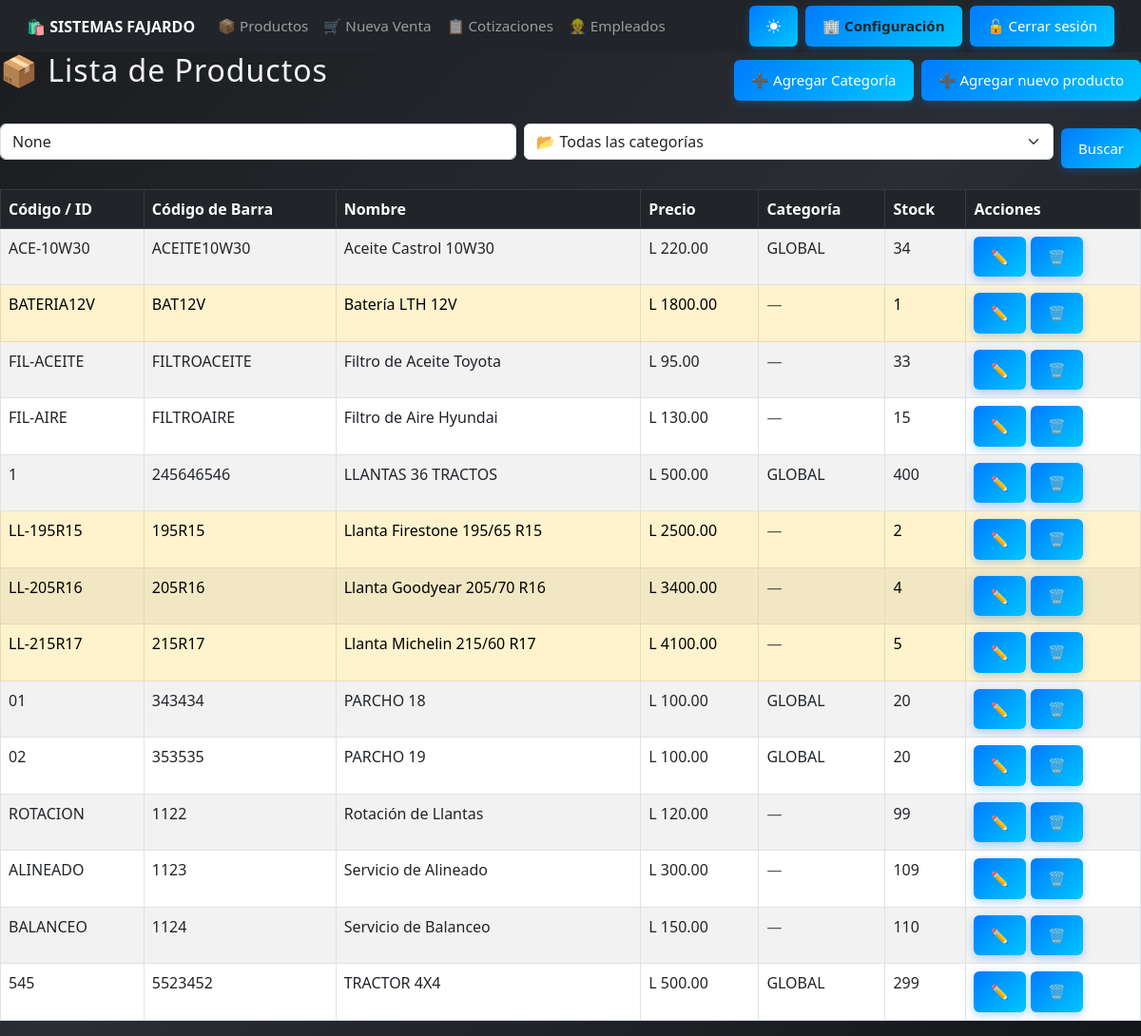
The page /productos/ (signed in) on the database as committed earlier.
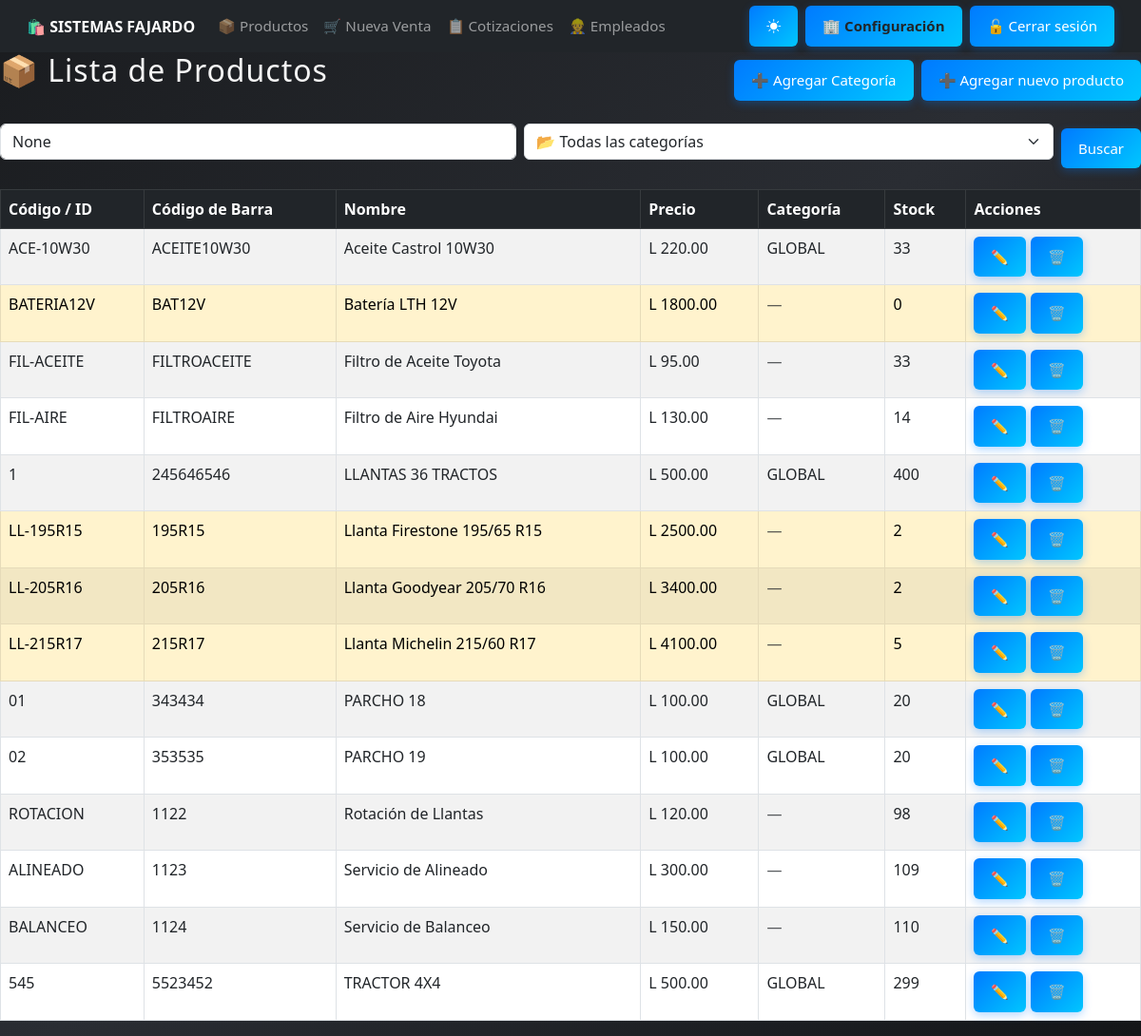
The same page on the database as committed later.
### core/models.py (models this page shows, shortened)
class Producto(models.Model):
    TIPO_IMPUESTO_CHOICES = [
        ('E', 'Exento'),
        ('G15', 'Gravado 15%'),
        ('G18', 'Gravado 18%'),
        ('EXO', 'Exonerado'),  # si necesitas distinguir
    ]
    codigo       = models.CharField(max_length=50, unique=True, verbose_name="Código o ID")
    codigo_barra = models.CharField(max_length=100, unique=True, blank=True, null=True, verbose_name="Código de barra")
    nombre       = models.CharField(max_length=100)
    descripcion  = models.TextField(blank=True)
    precio       = models.DecimalField(max_digits=10, decimal_places=2)
    stock        = models.IntegerField(default=0)
    categoria    = models.ForeignKey('Categoria', on_delete=models.CASCADE, null=True, blank=True)
    activo       = models.BooleanField(default=True)
    fecha_creacion = models.DateTimeField(auto_now_add=True, null=True, blank=True)
    tipo_impuesto = models.CharField(max_length=4, choices=TIPO_IMPUESTO_CHOICES, default='E')
    @property
    def necesita_restock(self):
        return self.stock <= 5
    class Meta:
        ordering = ['nombre']
        verbose_name = "Producto"
        verbose_name_plural = "Productos"

class Categoria(models.Model):
    nombre = models.CharField(max_length=100)

### core/views.py (the view, shortened to what this page needs)
# urls.py: path('productos/', views.listar_productos, name='listar_productos'),
@login_required
@permission_required('core.view_producto', raise_exception=True)
def listar_productos(request):
    query = request.GET.get('q')
    categoria_id = request.GET.get('categoria')
    productos = Producto.objects.all()
    if categoria_id:
        productos = productos.filter(categoria_id=categoria_id)
    categorias = Categoria.objects.all().order_by('nombre')
    return render(request, 'productos/listar_productos.html', {
        'productos': productos,
        'categorias': categorias,
        'categoria_seleccionada': categoria_id,
        'query': query
    })

### core/context_processors.py (called while the page is built)
def empresa_context(request):
    try:
        empresa = EmpresaConfig.objects.get(pk=1)
    except EmpresaConfig.DoesNotExist:
        empresa = None
    return {
        'empresa': empresa
    }

### core/templates/productos/listar_productos.html (shortened to what this page needs)
{% extends 'base.html' %}
{% block content %}
    <div class="d-flex justify-content-between align-items-center mb-3">
    <h2>📦 Lista de Productos</h2>
    <div class="d-flex gap-2">
        <a href="{% url 'crear_categoria' %}" class="btn btn-secondary">➕ Agregar Categoría</a>
        <a href="{% url 'agregar_producto' %}" class="btn btn-success">➕ Agregar nuevo producto</a>
    </div>
</div>
<form method="get" class="mb-3 d-flex gap-2 align-items-center" role="search">
    <input type="text" name="q" class="form-control" placeholder="🔍 Buscar producto..." value="{{ query }}">
    <select name="categoria" class="form-select">
        <option value="">📂 Todas las categorías</option>
    </select>
    <button type="submit" class="btn btn-outline-primary">Buscar</button>
</form>
<table class="table table-bordered table-striped">
    <thead class="table-dark">
        <tr>
            <th>Código / ID</th>
            <th>Código de Barra</th>
            <th>Nombre</th>
            <th>Precio</th>
            <th>Categoría</th>
            <th>Stock</th>
            <th>Acciones</th>
        </tr>
    </thead>
    <tbody>
        {% for producto in productos %}
        <tr {% if producto.necesita_restock %}class="table-warning"{% endif %}>
            <td>{{ producto.codigo }}</td>
            <td>{{ producto.codigo_barra|default:"—" }}</td>
            <td>{{ producto.nombre }}</td>
            <td>L {{ producto.precio }}</td>
            <td>
        {% if producto.categoria %}
        {{ producto.categoria.nombre }}
        {% else %}
        <span class="text-muted">—</span>
        {% endif %}
        </td>
            <td>{{ producto.stock }}</td>
            <td>
                <a href="{% url 'editar_producto' producto.id %}" class="btn btn-warning btn-sm">✏️</a>
                <a href="{% url 'eliminar_producto' producto.id %}" class="btn btn-danger btn-sm"
                   onclick="return confirm('¿Seguro que deseas eliminar este producto?')">🗑</a>
            </td>
        </tr>
        {% empty %}
        <tr>
            <td colspan="8" class="text-center">No hay productos registrados.</td>
        </tr>
        {% endfor %}
    </tbody>
</table>
{% endblock %}

Rows that differ between the two databases and show on the page:
changed Producto "ACE-10W30": stock "34" → "33"
changed Producto "BATERIA12V": stock "1" → "0"
changed Producto "FIL-AIRE": stock "15" → "14"
changed Producto "LL-205R16": stock "4" → "2"
changed Producto "ROTACION": stock "99" → "98"
